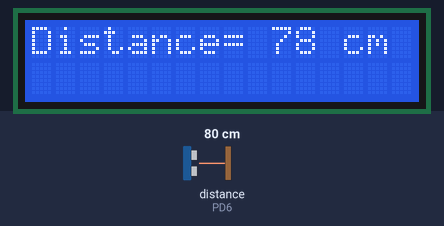
A program run on a simulated ATmega32, built with avr-gcc and emulated at 8 MHz. Shown: 16×2 character LCD. Wiring (inferred from the names in the program): ultrasonic range finder: trigger PB5; echo PD6; character LCD (HD44780): RS PB0; R/W PB1; E PB2; data PA0, PA1, PA2, PA3, PA4, PA5, PA6, PA7. Inputs (shaded band) come from the test bench; at power-on: distance to the obstacle (sensor on PD6) 80 cm. The echo pulse lasts 58.3 µs per cm.

Above: at 1.2 s.
1.3 s: distance to the obstacle (sensor on PD6) set to 299 cm
At 1.55 s:
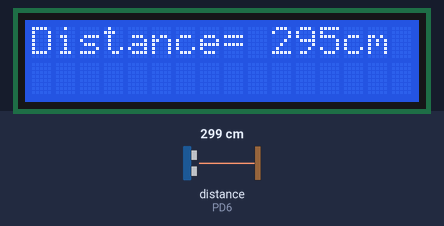
2.8 s: distance to the obstacle (sensor on PD6) set to 2 cm
At 4.0 s:
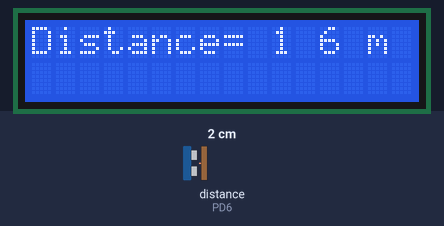
4.3 s: distance to the obstacle (sensor on PD6) set to 4 cm
At 5.7 s:
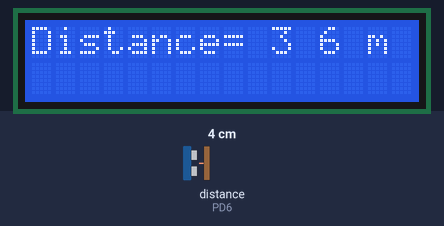
Timing chart, 0 to 7.3 s (numbered marks = the images above; inputs shaded):
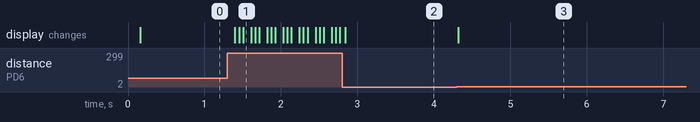

The program:

main.c
```c
/******************************************************************************
 *
 * Module: MiniProject_4
 *
 * File Name: main.c
 *
 * Description: Source file MiniProject_4
 *
 * Author: Mohamed Hassan
 *
 *******************************************************************************/

#include"lcd.h"
#include"ultrasonic_sensor.h"
#include<avr/io.h>
#include<util/delay.h>
int main(void)
{
	SREG|=(1<<7); /* Enable Global Interrupt I-Bit */

	/* Initialize both the LCD and Ultrasonic driver */
	LCD_init();
	Ultrasonic_init();
	LCD_displayString("Distance=    cm ");


	while (1)
	{

		LCD_moveCursor(0, 10);
		LCD_intgerToString(Ultrasonic_readDistance());
		if(Ultrasonic_readDistance()<100)
		{
			/* In case the digital value is two or one digits print space in the next digit place */
			LCD_displayChar(' ');
		}

	}
}
```

icu.c
```c
/******************************************************************************
 *
 * Module: ICU
 *
 * File Name: icu.c
 *
 * Description: Source file for the AVR ICU driver
 *
 * Author: Mohamed Hassan
 *
 *******************************************************************************/
#include "icu.h"
#include "common_macros.h" /* To use the macros like SET_BIT */
#include <avr/io.h> /* To use ICU/Timer1 Registers */
#include <avr/interrupt.h> /* For ICU ISR */

/*******************************************************************************
 *                           Global Variables                                  *
 *******************************************************************************/

/* Global variables to hold the address of the call back function in the application */
static volatile void (*g_callBackPtr)(void) = NULL_PTR;


/*******************************************************************************
 *                       Interrupt Service Routines                            *
 *******************************************************************************/

ISR(TIMER1_CAPT_vect)
{
	if(g_callBackPtr != NULL_PTR)
	{
		/* Call the Call Back function in the application after the edge is detected */
		g_callBackPtr();
	}
}

/*******************************************************************************
 *                      Functions Definitions                                  *
 *******************************************************************************/

/*
 * Description : Function to initialize the ICU driver
 * 	1. Set the required clock.
 * 	2. Set the required edge detection.
 * 	3. Enable the Input Capture Interrupt.
 * 	4. Initialize Timer1 Registers
 */
void Icu_init(const Icu_ConfigType * Config_Ptr){

	/* Configure ICP1/PD6 as i/p pin */
	DDRB&=~(1<<ICU_PIN);

	/* Timer1 always operates in Normal Mode */
	TCCR1A|=(1<<FOC1A)|(1<<FOC1B);


	/*
	 * insert the required edge type in ICES1 bit in TCCR1B Register
	 */
	TCCR1B = (TCCR1B &0xBF)|(Config_Ptr->edge<<ICES1);

	/*
	 * insert the required clock value in the first three bits (CS10, CS11 and CS12)
	 * of TCCR1B Register
	 */
	TCCR1B = (TCCR1B &0xF8)|(Config_Ptr->clock);

	/* Initial Value for Timer1 */
	TCNT1=0;

	/* Enable the Input Capture interrupt to generate an interrupt when edge is detected on ICP1/PD6 pin */
	TIMSK|=(1<<TICIE1);

	/* Initial Value for the input capture register */
	ICR1=0;

}

/*
 * Description: Function to set the Call Back function address.
 */

void Icu_setCallBack(void(*a_ptr)(void))
{
	/* Save the address of the Call back function in a global variable */
	g_callBackPtr=a_ptr;
}

/*
 * Description: Function to set the required edge detection.
 */
void Icu_setEdgeDetectionType(const Icu_EdgeType edgeType)
{
	/*
	 * insert the required edge type in ICES1 bit in TCCR1B Register
	 */
	TCCR1B = (TCCR1B &0xBF)|(edgeType<<ICES1);
}

/*
 * Description: Function to get the Timer1 Value when the input is captured
 *              The value stored at Input Capture Register ICR1
 */
uint16 Icu_getInputCaptureValue(void)
{
	return ICR1;
}

/*
 * Description: Function to clear the Timer1 Value to start count from ZERO
 */
void Icu_clearTimerValue(void)
{

	TCNT1=0;
}

/*
 * Description: Function to disable the Timer1 to stop the ICU Driver
 */
void Icu_DeInit(void)
{
	/* Clear All Timer1 Registers */
	TCCR1A=0;
	TCCR1B =0;
	TCNT1=0;
	ICR1=0;

	/* Disable the Input Capture interrupt */
	TIMSK&=~(1<<TICIE1);
}
```

icu.h
```c
 /******************************************************************************
 *
 * Module: ICU
 *
 * File Name: icu.h
 *
 * Description: Header file for the AVR ICU driver
 *
 * Author: Mohamed Hassan
 *
 *******************************************************************************/
#ifndef ICU_H_
#define ICU_H_
#define ICU_PIN PD6
#include "std_types.h"

/*******************************************************************************
 *                         Types Declaration                                   *
 *******************************************************************************/
typedef enum
{
	NO_CLOCK,F_CPU_CLOCK,F_CPU_8,F_CPU_64,F_CPU_256,F_CPU_1024
}Icu_Clock;

typedef enum
{
	FALLING,RISING
}Icu_EdgeType;

typedef struct
{
	Icu_Clock clock;
	Icu_EdgeType edge;
}Icu_ConfigType;

/*******************************************************************************
 *                      Functions Prototypes                                   *
 *******************************************************************************/
/*
 * Description : Function to initialize the ICU driver
 * 	1. Set the required clock.
 * 	2. Set the required edge detection.
 * 	3. Enable the Input Capture Interrupt.
 * 	4. Initialize Timer1 Registers
 */
void Icu_init(const Icu_ConfigType * Config_Ptr);

/*
 * Description: Function to set the Call Back function address.
 */
void Icu_setCallBack(void(*a_ptr)(void));

/*
 * Description: Function to set the required edge detection.
 */
void Icu_setEdgeDetectionType(const Icu_EdgeType edgeType);

/*
 * Description: Function to get the Timer1 Value when the input is captured
 *              The value stored at Input Capture Register ICR1
 */
uint16 Icu_getInputCaptureValue(void);

/*
 * Description: Function to clear the Timer1 Value to start count from ZERO
 */
void Icu_clearTimerValue(void);

/*
 * Description: Function to disable the Timer1 to stop the ICU Driver
 */
void Icu_DeInit(void);

#endif /* ICU_H_ */
```

ultrasonic_sensor.c
```c
/******************************************************************************
 *
 * Module: Ultrasonic Sensor
 *
 * File Name: ultrasonic_sensor.c
 *
 * Description: Source file for the ultrasonic sensor
 *
 * Author: Mohamed Hassan
 *
 *******************************************************************************/
#include"ultrasonic_sensor.h"
#include "gpio.h"
#include "icu.h"
#include "common_macros.h" /* To use the macros like SET_BIT */
#include<util/delay.h>

/*******************************************************************************
 *                           Global Variables                                  *
 *******************************************************************************/

/* Global variables to hold the address of the call back function in the application */
static Icu_ConfigType myConfig = {F_CPU_8,RISING};
static uint16 g_echoTime = 0;


/*******************************************************************************
 *                      Functions Definitions                                  *
 *******************************************************************************/

/*
 * Description : Function to initialize the ultrasonic sensor driver
 * 	1. Initialize the ICU driver as required.
 * 	2. Setup the ICU call back function.
 * 	3. Setup the direction for the trigger pin as output pin through the GPIO driver.
 */
void Ultrasonic_init(void)
{
	Icu_init(&myConfig);
	Icu_setCallBack(Ultrasonic_edgeProcessing);
	GPIO_setupPinDirection(ULTRASONIC_SENSOR_TRIGGER_PORT_ID, ULTRASONIC_SENSOR_TRIGGER_PIN_ID, PIN_OUTPUT);
	GPIO_writePin(ULTRASONIC_SENSOR_TRIGGER_PORT_ID,ULTRASONIC_SENSOR_TRIGGER_PIN_ID,LOGIC_LOW);
	//GPIO_setupPinDirection(ULTRASONIC_SENSOR_ECHO_PORT_ID, ULTRASONIC_SENSOR_ECHO_PIN_ID, PIN_INPUT);
}

/*
 * Description : Send the Trigger pulse to the ultrasonic.
 */
void Ultrasonic_Trigger(void)
{
	GPIO_writePin(ULTRASONIC_SENSOR_TRIGGER_PORT_ID,ULTRASONIC_SENSOR_TRIGGER_PIN_ID,LOGIC_HIGH);
	_delay_us(ULTRASONIC_SENSOR_PULSE_DELAY);
	GPIO_writePin(ULTRASONIC_SENSOR_TRIGGER_PORT_ID,ULTRASONIC_SENSOR_TRIGGER_PIN_ID,LOGIC_LOW);
}
/*
 * Description :
 * 	1. Send the trigger pulse by using Ultrasonic_Trigger function.
 * 	2. Start the measurements by the ICU from this moment.
 * 	3. Return the measured distance in Centimeter.
 */
uint16 Ultrasonic_readDistance(void)
{
	Ultrasonic_Trigger();
//	while(GET_BIT(ULTRASONIC_SENSOR_ECHO_PORT_ID,ULTRASONIC_SENSOR_ECHO_PIN_ID)!=0);
	uint16 total_distance = (g_echoTime / 58.8);
    return total_distance;

}

/*
 * Description :
 * 	1. This is the call back function called by the ICU driver.
 * 	2. This is used to calculate the high time (pulse time) generated by the ultrasonic sensor.
 */
void Ultrasonic_edgeProcessing(void)
{
	static uint16 g_edgeCount = 0;
	g_edgeCount++;
	if(g_edgeCount==1)
	{
		Icu_clearTimerValue();
		Icu_setEdgeDetectionType(FALLING);
	}
	if(g_edgeCount==2)
	{
		g_echoTime=Icu_getInputCaptureValue();
		Icu_setEdgeDetectionType(RISING);
		g_edgeCount=0;
	}

}
```

ultrasonic_sensor.h
```c
 /******************************************************************************
 *
 * Module: Ultrasonic Sensor
 *
 * File Name: ultrasonic_sensor.h
 *
 * Description: Header file for the ultrasonic sensor
 *
 * Author: Mohamed Hassan
 *
 *******************************************************************************/

#ifndef ULTRASONIC_SENSOR_H_
#define ULTRASONIC_SENSOR_H_
#define ULTRASONIC_SENSOR_VCC_PORT_ID
#define ULTRASONIC_SENSOR_VCC_PIN_ID
#define ULTRASONIC_SENSOR_GND_PORT_ID
#define ULTRASONIC_SENSOR_GND_PIN_ID
#define ULTRASONIC_SENSOR_TRIGGER_PORT_ID PORTB_ID
#define ULTRASONIC_SENSOR_TRIGGER_PIN_ID PIN5_ID
#define ULTRASONIC_SENSOR_ECHO_PORT_ID PORTD_ID
#define ULTRASONIC_SENSOR_ECHO_PIN_ID PIN6_ID
#define ULTRASONIC_SENSOR_PULSE_DELAY 15
#include "std_types.h"

/*******************************************************************************
 *                         Types Declaration                                   *
 *******************************************************************************/


/*******************************************************************************
 *                      Functions Prototypes                                   *
 *******************************************************************************/

/*
 * Description : Function to initialize the ultrasonic sensor driver
 * 	1. Initialize the ICU driver as required.
 * 	2. Setup the ICU call back function.
 * 	3. Setup the direction for the trigger pin as output pin through the GPIO driver.
 */
void Ultrasonic_init(void);

/*
 * Description : Send the Trigger pulse to the ultrasonic.
 */
void Ultrasonic_Trigger(void);

/*
 * Description :
 * 	1. Send the trigger pulse by using Ultrasonic_Trigger function.
 * 	2. Start the measurements by the ICU from this moment.
 * 	3. Return the measured distance in Centimeter.
 */
uint16 Ultrasonic_readDistance(void);

/*
 * Description :
 * 	1. This is the call back function called by the ICU driver.
 * 	2. This is used to calculate the high time (pulse time) generated by the ultrasonic sensor.
 */
void Ultrasonic_edgeProcessing(void);

#endif /* ULTRASONIC_SENSOR_H_ */
```

lcd.c
```c
/*
 * LCD.c
 *
 *  Created on: Oct 6, 2022
 *      Author: HSNUS
 */
#include "lcd.h"
#include <util/delay.h> /* For the delay functions */
#include "common_macros.h" /* For GET_BIT Macro */
#include "gpio.h"
void LCD_init(void){
	GPIO_setupPinDirection(LCD_RS_PORT_ID,LCD_RS_PIN_ID,PIN_OUTPUT);
	GPIO_setupPinDirection(LCD_ENABLE_PORT_ID,LCD_ENABLE_PIN_ID,PIN_OUTPUT);
	GPIO_setupPinDirection(LCD_RW_PORT_ID,LCD_RW_PIN_ID,PIN_OUTPUT);
	GPIO_writePin(LCD_RW_PORT_ID,LCD_RW_PIN_ID,LCD_READ_MODE);

	_delay_ms(20);
#if(LCD_MODE ==8)
	GPIO_setupPortDirection(LCD_DATA_PATH_REG,PORT_OUTPUT);
	LCD_sendCommand(LCD_TWO_LINE_EIGHT_BIT_MODE);

#elif(LCD_MODE==4)
	GPIO_setupPinDirection(LCD_DATA_PATH_REG,LCD_DB7_ID,PIN_OUTPUT);
	GPIO_setupPinDirection(LCD_DATA_PATH_REG,LCD_DB6_ID,PIN_OUTPUT);
	GPIO_setupPinDirection(LCD_DATA_PATH_REG,LCD_DB5_ID,PIN_OUTPUT);
	GPIO_setupPinDirection(LCD_DATA_PATH_REG,LCD_DB4_ID,PIN_OUTPUT);
	LCD_sendCommand(LCD_TWO_LINES_FOUR_BITS_MODE_INIT1 );
	LCD_sendCommand(LCD_TWO_LINES_FOUR_BITS_MODE_INIT2 );
	LCD_sendCommand(LCD_TWO_LINE_FOUR_BIT_MODE);
#endif

	LCD_sendCommand( LCD_CURSOR_OFF );
	LCD_sendCommand(LCD_CLEAR_DISPLAY );
}

void LCD_sendCommand(unsigned char command){
	GPIO_writePin(LCD_RS_PORT_ID,LCD_RS_PIN_ID,LOGIC_LOW);
	GPIO_writePin(LCD_RW_PORT_ID,LCD_RW_PIN_ID,LCD_WRITE_MODE);
	_delay_ms(1);
	GPIO_writePin(LCD_ENABLE_PORT_ID, LCD_ENABLE_PIN_ID,LOGIC_HIGH);
	_delay_ms(1);
#if(LCD_MODE ==8)
	GPIO_writePort(LCD_DATA_PATH_REG, command);
	_delay_ms(1);
	GPIO_writePin(LCD_ENABLE_PORT_ID, LCD_ENABLE_PIN_ID,LOGIC_LOW);
	_delay_ms(1);

#elif(LCD_MODE==4)
	GPIO_writePin(LCD_DATA_PATH_REG,LCD_DB4_ID,GET_BIT(command,4));
	GPIO_writePin(LCD_DATA_PATH_REG,LCD_DB5_ID,GET_BIT(command,5));
	GPIO_writePin(LCD_DATA_PATH_REG,LCD_DB6_ID,GET_BIT(command,6));
	GPIO_writePin(LCD_DATA_PATH_REG,LCD_DB7_ID,GET_BIT(command,7));
	_delay_ms(1);
	GPIO_writePin(LCD_ENABLE_PORT_ID, LCD_ENABLE_PIN_ID,LOGIC_LOW);
	_delay_ms(1);
	GPIO_writePin(LCD_ENABLE_PORT_ID, LCD_ENABLE_PIN_ID,LOGIC_HIGH);
	_delay_ms(1);
	GPIO_writePin(LCD_DATA_PATH_REG,LCD_DB4_ID,GET_BIT(command,0));
	GPIO_writePin(LCD_DATA_PATH_REG,LCD_DB5_ID,GET_BIT(command,1));
	GPIO_writePin(LCD_DATA_PATH_REG,LCD_DB6_ID,GET_BIT(command,2));
	GPIO_writePin(LCD_DATA_PATH_REG,LCD_DB7_ID,GET_BIT(command,3));
	_delay_ms(1);
	GPIO_writePin(LCD_ENABLE_PORT_ID, LCD_ENABLE_PIN_ID,LOGIC_LOW);
	_delay_ms(1);

#endif

}

void LCD_displayChar(unsigned char data){
	GPIO_writePin(LCD_RS_PORT_ID,LCD_RS_PIN_ID,LOGIC_HIGH);
	GPIO_writePin(LCD_RW_PORT_ID,LCD_RW_PIN_ID,LCD_WRITE_MODE);
	_delay_ms(1);
	GPIO_writePin(LCD_ENABLE_PORT_ID, LCD_ENABLE_PIN_ID,LOGIC_HIGH);
	_delay_ms(1);
#if(LCD_MODE ==8)
	GPIO_writePort(LCD_DATA_PATH_REG, data);
	_delay_ms(1);
	GPIO_writePin(LCD_ENABLE_PORT_ID, LCD_ENABLE_PIN_ID,LOGIC_LOW);
	_delay_ms(1);

#elif(LCD_MODE==4)
	GPIO_writePin(LCD_DATA_PATH_REG,LCD_DB4_ID,GET_BIT(data,4));
	GPIO_writePin(LCD_DATA_PATH_REG,LCD_DB5_ID,GET_BIT(data,5));
	GPIO_writePin(LCD_DATA_PATH_REG,LCD_DB6_ID,GET_BIT(data,6));
	GPIO_writePin(LCD_DATA_PATH_REG,LCD_DB7_ID,GET_BIT(data,7));
	_delay_ms(1);
	GPIO_writePin(LCD_ENABLE_PORT_ID, LCD_ENABLE_PIN_ID,LOGIC_LOW);
	_delay_ms(1);
	GPIO_writePin(LCD_ENABLE_PORT_ID, LCD_ENABLE_PIN_ID,LOGIC_HIGH);
	_delay_ms(1);
	GPIO_writePin(LCD_DATA_PATH_REG,LCD_DB4_ID,GET_BIT(data,0));
	GPIO_writePin(LCD_DATA_PATH_REG,LCD_DB5_ID,GET_BIT(data,1));
	GPIO_writePin(LCD_DATA_PATH_REG,LCD_DB6_ID,GET_BIT(data,2));
	GPIO_writePin(LCD_DATA_PATH_REG,LCD_DB7_ID,GET_BIT(data,3));
	_delay_ms(1);
	GPIO_writePin(LCD_ENABLE_PORT_ID, LCD_ENABLE_PIN_ID,LOGIC_LOW);
	_delay_ms(1);

#endif

}

void LCD_displayString(unsigned char * LCD_data_ptr){
	GPIO_writePin(LCD_RW_PORT_ID,LCD_RW_PIN_ID,LCD_WRITE_MODE);
	while(*LCD_data_ptr!='\0'){
		LCD_displayChar(*LCD_data_ptr);
		LCD_data_ptr++;
	}
}
void LCD_moveCursor(unsigned char row,unsigned char column){
	unsigned char LCD_address=0;
	switch(row){
	case 0 :
	{
		LCD_address=column;
		break;
	}
	case 1 :
	{
		LCD_address=0x40+column;
		break;
	}
	case 2:
	{
		LCD_address=0x10+column;
		break;
	}
	case 3:
	{
		LCD_address=0x50+column;
		break;
	}
	}
	LCD_sendCommand(LCD_CURSOR_POSITION|LCD_address);
}

void LCD_displayStringRowColumn(unsigned char row,unsigned char column,const char*Str){
	GPIO_writePin(LCD_RW_PORT_ID,LCD_RW_PIN_ID,LCD_WRITE_MODE);
	LCD_moveCursor(row,column);
	LCD_displayString(Str);
}

void LCD_clearScreen(void){
	LCD_sendCommand(LCD_CLEAR_DISPLAY);
}
void LCD_intgerToString(int data)
{
	GPIO_writePin(LCD_RW_PORT_ID,LCD_RW_PIN_ID,LCD_WRITE_MODE);
	char buff[16]; /* String to hold the ascii result */
	itoa(data,buff,10); /* Use itoa C function to convert the data to its corresponding ASCII value, 10 for decimal */
	LCD_displayString(buff); /* Display the string */
}
```

lcd.h
```c
/*
 * LCD.h
 *
 *  Created on: Oct 6, 2022
 *      Author: HSNUS
 */
#ifndef LCD_FILES
#define LCD_FILES
#include"std_types.h"

#define LCD_RS_PORT_ID PORTB_ID
#define LCD_RS_PIN_ID PIN0_ID
#define LCD_ENABLE_PIN_ID PIN2_ID
#define LCD_ENABLE_PORT_ID PORTB_ID
#define LCD_RW_PORT_ID PORTB_ID
#define LCD_RW_PIN_ID PIN1_ID
#define LCD_DATA_PATH_REG PORTA_ID
#define LCD_TWO_LINE_EIGHT_BIT_MODE 0x38
#define LCD_ONE_LINE_EIGHT_BIT_MODE 0x30
#define LCD_ONE_LINE_FOUR_BIT_MODE 0x20
#define LCD_TWO_LINE_FOUR_BIT_MODE 0x28
#define LCD_CLEAR_DISPLAY 0x01
#define LCD_CURSOR_OFF   0x0C
#define LCD_CURSOR_ON 0x0E
#define LCD_CURSOR_POSITION 0x80
#define LCD_READ_MODE 1
#define LCD_WRITE_MODE 0
#define LCD_MODE 8
#if(LCD_MODE==4)
#define LCD_DB4_ID PIN3_ID
#define LCD_DB5_ID PIN4_ID
#define LCD_DB6_ID PIN5_ID
#define LCD_DB7_ID PIN6_ID
#endif
#define LCD_TWO_LINES_FOUR_BITS_MODE_INIT1   0x33
#define LCD_TWO_LINES_FOUR_BITS_MODE_INIT2   0x32
#endif
void LCD_init(void);
void LCD_sendCommand(unsigned char command);
void LCD_displayChar(unsigned char data);
void LCD_displayString(unsigned char * LCD_data_ptr);
void LCD_moveCursor(unsigned char row,unsigned char column);
void LCD_displayStringRowColumn(unsigned char row,unsigned char column,const char*Str);
void LCD_intgerToString(int data);
```

Source omitted: common_macros.h (1173 bytes), gpio.c (5626 bytes), gpio.h (3554 bytes), std_types.h (1403 bytes)

Measured:
- after the input at 1.3 s, the display: changes after 0.10 s (image 1)
- after the input at 2.8 s, the display: changes at once (image 2)
- after the input at 4.3 s, the display: changes at once (image 3)
